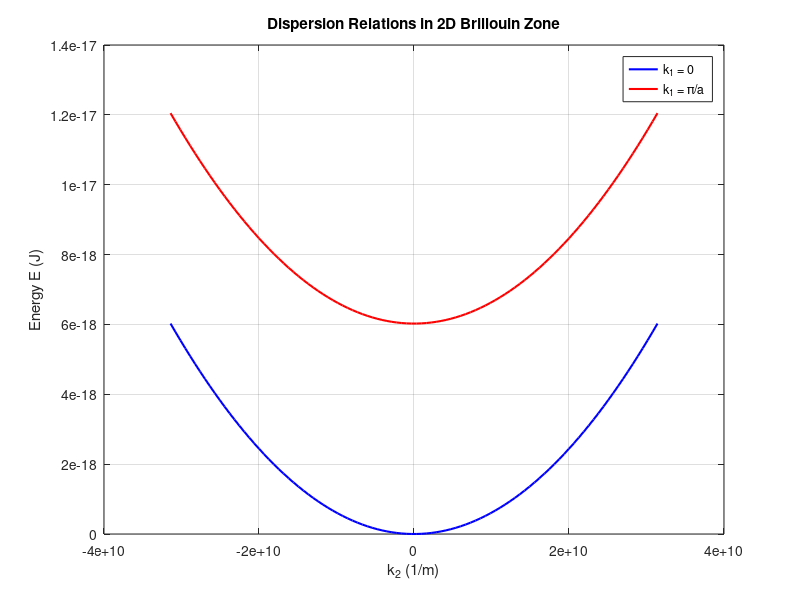

Write MATLAB code to recreate this figure. (Note: this script raises an error after producing the figure.)
% Constants
hbar = 1.0545718e-34; % Reduced Planck constant in J*s
m = 9.10938356e-31;   % Electron mass in kg
a = 1e-10;            % Lattice constant in meters (example value)

% 1. Kinetic Energy in 2D Brillouin Zone
% Coordinates in 2D BZ for a square lattice
kx_corner = pi / a;
ky_corner = pi / a;
kx_side = pi / a;
ky_side = 0;

% Kinetic Energy Calculations
E_corner = (hbar^2 / (2 * m)) * (kx_corner^2 + ky_corner^2);
E_side = (hbar^2 / (2 * m)) * (kx_side^2 + ky_side^2);

% Displaying Results
disp('Kinetic Energy in 2D Brillouin Zone:')
fprintf('E at corner of BZ: %.3e J\n', E_corner);
fprintf('E at side of BZ: %.3e J\n', E_side);
fprintf('Energy ratio (corner/side): %.2f\n', E_corner / E_side);

% 2. Kinetic Energy Ratio for 3D Brillouin Zone
% Coordinates in 3D BZ for a cubic lattice
kx_corner3D = pi / a;
ky_corner3D = pi / a;
kz_corner3D = pi / a;
kx_face3D = pi / a;
ky_face3D = pi / a;
kz_face3D = 0;

% Kinetic Energy Calculations in 3D BZ
E_corner3D = (hbar^2 / (2 * m)) * (kx_corner3D^2 + ky_corner3D^2 + kz_corner3D^2);
E_face3D = (hbar^2 / (2 * m)) * (kx_face3D^2 + ky_face3D^2 + kz_face3D^2);

% Displaying Results
disp('Kinetic Energy in 3D Brillouin Zone:')
fprintf('E at corner of BZ (3D): %.3e J\n', E_corner3D);
fprintf('E at face center of BZ (3D): %.3e J\n', E_face3D);
fprintf('Energy ratio (corner/face center): %.2f\n', E_corner3D / E_face3D);

% 3. Plotting Dispersion Relations for 2D BZ
k2_vals = linspace(-pi/a, pi/a, 100); % k2 values for plotting
k1_zero = 0;
k1_pi = pi / a;

% Energy as a function of k2 with k1 = 0
E_k1_zero = (hbar^2 / (2 * m)) * (k1_zero^2 + k2_vals.^2);

% Energy as a function of k2 with k1 = pi/a
E_k1_pi = (hbar^2 / (2 * m)) * (k1_pi^2 + k2_vals.^2);

% Plotting the results
figure;
plot(k2_vals, E_k1_zero, 'b', 'LineWidth', 1.5); hold on;
plot(k2_vals, E_k1_pi, 'r', 'LineWidth', 1.5);
xlabel('k_2 (1/m)');
ylabel('Energy E (J)');
legend('k_1 = 0', 'k_1 = \pi/a');
title('Dispersion Relations in 2D Brillouin Zone');
grid on;

% Indicate that calculations are complete
disp('Plots generated for dispersion relations in 2D Brillouin Zone.');

% Define lattice basis vectors (in units of lattice spacing 'a')
lattice_type = 'fcc'; % Options: 'simple_cubic', 'bcc', 'fcc', 'hexagonal'
a = 1;  % Lattice spacing
max_order = 2;  % Maximal order of neighboring lattice nodes to be kept

% Basis vectors for different lattice types
switch lattice_type
    case 'simple_cubic'
        basis_vectors = [1 0 0; 0 1 0; 0 0 1] * a;
    case 'bcc'
        basis_vectors = [1 0 0; 0 1 0; 0 0 1; 1/2 1/2 1/2] * a;
    case 'fcc'
        basis_vectors = [1 0 0; 0 1 0; 0 0 1; 1/2 1/2 0; 0 1/2 1/2; 1/2 0 1/2] * a;
    case 'hexagonal'
        basis_vectors = [1 0 0; -1/2 sqrt(3)/2 0; 0 0 1.63] * a; % c/a ratio for hexagonal
end

% Generate lattice points by combinations of basis vectors up to max_order
lattice_points = [];
for nx = -max_order:max_order
    for ny = -max_order:max_order
        for nz = -max_order:max_order
            % Calculate lattice vector for each combination of (nx, ny, nz)
            R = nx * basis_vectors(1, :) + ny * basis_vectors(2, :) + nz * basis_vectors(3, :);
            lattice_points = [lattice_points; R, norm(R)]; % Append vector and its magnitude
        end
    end
end

% Sort lattice points by distance from origin
lattice_points = sortrows(lattice_points, 4);

% Display sorted lattice vectors
disp('Sorted lattice vectors by increasing magnitude:')
disp(array2table(lattice_points, 'VariableNames', {'Rx', 'Ry', 'Rz', 'Magnitude'}))

% Plot lattice points in 3D (optional)
figure;
scatter3(lattice_points(:, 1), lattice_points(:, 2), lattice_points(:, 3), 50, lattice_points(:, 4), 'filled');
colorbar;
title('Lattice Points Colored by Distance from Origin');
xlabel('X');
ylabel('Y');
zlabel('Z');
grid on;
axis equal;
